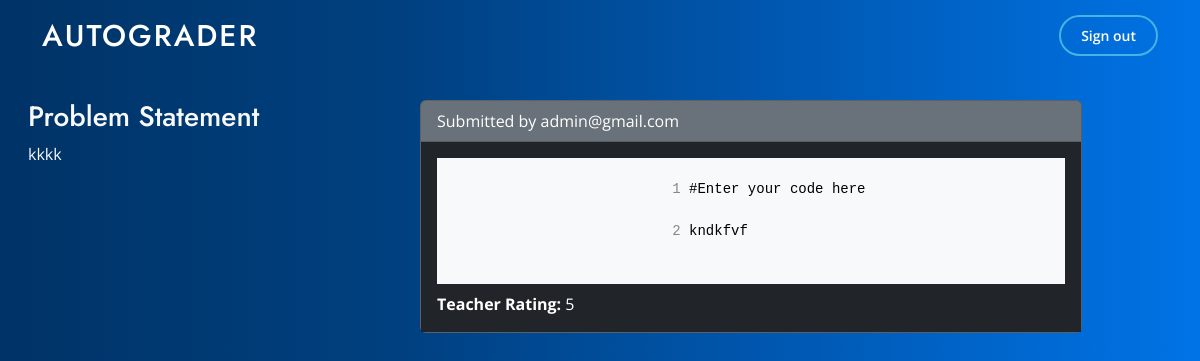
/detail_solution/10/ (signed in), run on the app's committed database.
### home/models.py (models this page shows)
class Solution(models.Model):
    problem_statement = models.ForeignKey(Problem_Statement, on_delete=models.CASCADE, related_name='solution')
    solution = models.TextField()
    student = models.ForeignKey(User, on_delete=models.CASCADE, related_name="solution")
    created_at = models.DateTimeField(auto_now_add=True)
    feedback = models.TextField(blank=True, null=True)
    rating = models.IntegerField(blank=True, null=True)
    teacher_rating = models.IntegerField(blank=True, null=True)
    accuracy = models.IntegerField(blank=True, null=True)

class Problem_Statement(models.Model):
    problem_statement = models.TextField()
    teacher = models.ForeignKey(User, on_delete = models.CASCADE, related_name='problem_statement')
    created_at = models.DateTimeField(auto_now_add = True)

### user/models.py (models this page shows)
class User(AbstractUser):
    username = None
    username = models.CharField(max_length=100, unique=True)
    email = models.EmailField(_("email address"), unique=True)
    USERNAME_FIELD = "email"
    REQUIRED_FIELDS = ["username"]
    teacher = models.BooleanField(default=False)
    student = models.BooleanField(default=True)
    objects = UserManager()

### home/views.py (the view)
# urls.py: path("detail_solution/<int:solution_id>/", views.detail_solution, name="detail_solution"),
@login_required
def detail_solution(request, solution_id):
    solution = Solution.objects.get(pk=solution_id)
    return render(request, "home/detail_solution.html", {"solution" : solution})

### templates/home/detail_solution.html (shortened to what this page needs)
{% extends 'base.html' %} {% load static %}  {% block content %}
<div class="container-fluid row" style="margin-top: 100px; " >
  <div class="col-4 ms-3">
    <h3 class="text-light" >Problem Statement</h3>
    <p class="text-light" >{{ solution.problem_statement.problem_statement }}</p>
  </div>
  <div class="col-7 me-5">
    <div class="card text-bg-secondary mb-3">
    <div class="card-header">Submitted by {{ solution.student }}</div>
    <div class="card-body text-bg-dark">
          <div class="card-body text-bg-light p-0 mb-2">
                {% if solution.solution %}
                    <pre class="card-text m-0 p-0 text-align-left">
                        {% for line in solution.solution.splitlines %}
                            <span class="line-number m-0 p-0">{{ forloop.counter }}</span> {{ line|linebreaksbr }}
                        {% endfor %}
                    </pre>
                {% endif %}
           </div>
        <p class="card-text"><strong>Teacher Rating:</strong> {{ solution.teacher_rating }}</p>
    </div>
</div>
  </div>
  {% endblock %}

### static/css/style.css (style rules this page uses)
body { font-family: "Open Sans", sans-serif; color: #444444; background: -webkit-linear-gradient(left, #003366, #004080, #0059b3, #0073e6); }
h1, h2, h3, h4, h5, h6 { font-family: "Jost", sans-serif; }

### templates/home/detail_solution.html (style rules this page uses)
.line-number { display: inline-block; margin-right: 10px; color: #888; text-align: left; margin: 0; }

### data on the page
Solution: problem_statement.problem_statement "kkkk", student "admin@gmail.com", teacher_rating "5"

### other printed values
{{ line|linebreaksbr }} "#Enter your code here" "kndkfvf"
